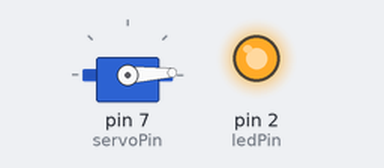
This sketch was run on a simulated Arduino Uno, built with avr-gcc and run on an emulated ATmega328P. On the bench: servo, output pins drawn as LEDs (lit = HIGH).

Above: at 0.05 s.
At 1.15 s:
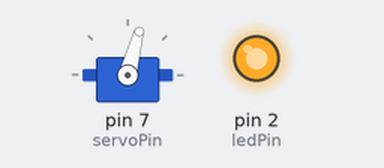
At 3.35 s:
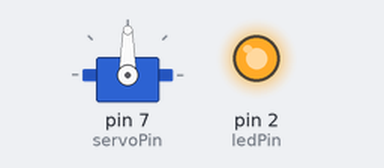
At 6.7 s:
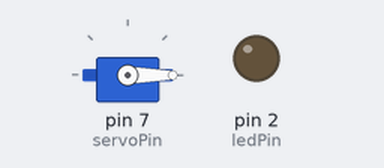
Timing chart, 0 to 8.8 s (numbered marks = the images above):
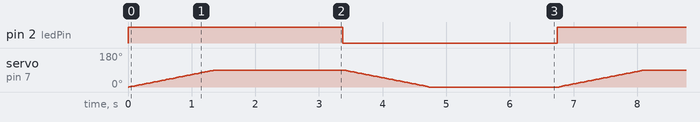

The sketch:

12_16520236_02.ino
```cpp
#include <Servo.h>
Servo servo_0;
const int servoPin = 7;
const int ledPin = 2;
int pos = 0;

void setup()
{
    pinMode(ledPin, OUTPUT);
    servo_0.attach(servoPin);
    servo_0.write(pos);
}

void loop()
{
    /* LED ON, pindah posisi servo */
    digitalWrite(ledPin, HIGH);
    for (pos = 0; pos <= 90; pos++) {
        servo_0.write(pos);
        delay(15); // Wait for 15 millisecond(s)
    }
    delay(2000); // Wait for 2000 millisecond(s)

    /* LED OFF, pindah posisi servo */
    digitalWrite(ledPin, LOW);
    for (pos = 90; pos >= 0; pos--) {
        servo_0.write(pos);
        delay(15); // Wait for 15 millisecond(s)
    }
    delay(2000); // Wait for 2000 millisecond(s)
}
```

Measured:
- by itself, pin 2 (ledPin): alternates HIGH for 3.4 s and LOW for 3.4 s
